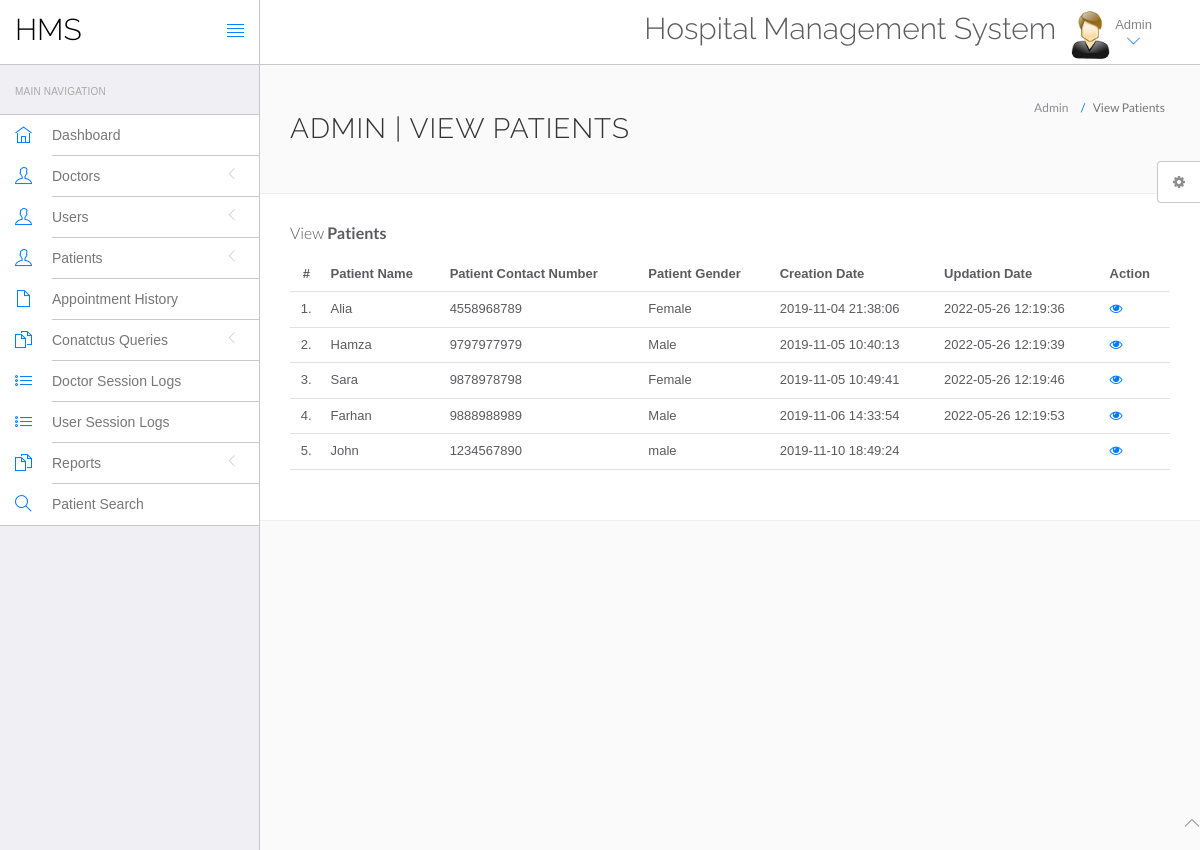
Screenshot of /hospital/hms/admin/manage-patient.php (signed in) with the database file from the repository.
### tables this page shows
CREATE TABLE `tblpatient` (
  `ID` int(10) NOT NULL,
  `Docid` int(10) DEFAULT NULL,
  `PatientName` varchar(200) DEFAULT NULL,
  `PatientContno` bigint(10) DEFAULT NULL,
  `PatientEmail` varchar(200) DEFAULT NULL,
  `PatientGender` varchar(50) DEFAULT NULL,
  `PatientAdd` mediumtext,
  `PatientAge` int(10) DEFAULT NULL,
  `PatientMedhis` mediumtext,
  `CreationDate` timestamp NULL DEFAULT CURRENT_TIMESTAMP,
  `UpdationDate` timestamp NULL DEFAULT NULL ON UPDATE CURRENT_TIMESTAMP
);

### hospital/hms/admin/manage-patient.php (the view, shortened to what this page needs)
<?php
include('include/config.php');
?>
<!DOCTYPE html>
<html lang="en">
	<head>
		<link rel="stylesheet" href="vendor/bootstrap/css/bootstrap.min.css">
		<link rel="stylesheet" href="vendor/fontawesome/css/font-awesome.min.css">
		<link rel="stylesheet" href="vendor/themify-icons/themify-icons.min.css">
		<link href="vendor/animate.css/animate.min.css" rel="stylesheet" media="screen">
		<link href="vendor/perfect-scrollbar/perfect-scrollbar.min.css" rel="stylesheet" media="screen">
		<link href="vendor/switchery/switchery.min.css" rel="stylesheet" media="screen">
		<link href="vendor/bootstrap-touchspin/jquery.bootstrap-touchspin.min.css" rel="stylesheet" media="screen">
		<link href="vendor/select2/select2.min.css" rel="stylesheet" media="screen">
		<link href="vendor/bootstrap-datepicker/bootstrap-datepicker3.standalone.min.css" rel="stylesheet" media="screen">
		<link href="vendor/bootstrap-timepicker/bootstrap-timepicker.min.css" rel="stylesheet" media="screen">
		<link rel="stylesheet" href="assets/css/styles.css">
		<link rel="stylesheet" href="assets/css/plugins.css">
		<link rel="stylesheet" href="assets/css/themes/theme-1.css" id="skin_color" />
	</head>
	<body>
		<div id="app">
<?php include('include/sidebar.php');?>
<div class="app-content">
<?php include('include/header.php');?>
<div class="main-content" >
<div class="wrap-content container" id="container">
<section id="page-title">
<div class="row">
<div class="col-sm-8">
<h1 class="mainTitle">Admin | View Patients</h1>
</div>
<ol class="breadcrumb">
<li>
<span>Admin</span>
</li>
<li class="active">
<span>View Patients</span>
</li>
</ol>
</div>
</section>
<div class="container-fluid container-fullw bg-white">
<div class="row">
<div class="col-md-12">
<h5 class="over-title margin-bottom-15">View <span class="text-bold">Patients</span></h5>
<table class="table table-hover" id="sample-table-1">
<thead>
<tr>
<th class="center">#</th>
<th>Patient Name</th>
<th>Patient Contact Number</th>
<th>Patient Gender </th>
<th>Creation Date </th>
<th>Updation Date </th>
<th>Action</th>
</tr>
</thead>
<tbody>
<?php
$sql=mysqli_query($con,"select * from tblpatient");
$cnt=1;
while($row=mysqli_fetch_array($sql))
{
?>
<tr>
<td class="center"><?php echo $cnt;?>.</td>
<td class="hidden-xs"><?php echo $row['PatientName'];?></td>
<td><?php echo $row['PatientContno'];?></td>
<td><?php echo $row['PatientGender'];?></td>
<td><?php echo $row['CreationDate'];?></td>
<td><?php echo $row['UpdationDate'];?>
</td>
<td>
<a href="view-patient.php?viewid=<?php echo $row['ID'];?>"><i class="fa fa-eye"></i></a>
</td>
</tr>
<?php
$cnt=$cnt+1;
 }?></tbody>
</table>
</div>
</div>
</div>
</div>
</div>
</div>
</div>
	<?php include('include/footer.php');?>
	<?php include('include/setting.php');?>
	</body>
</html>

### hospital/hms/admin/include/sidebar.php (shortened to what this page needs)
<div class="sidebar app-aside" id="sidebar">
				<div class="sidebar-container perfect-scrollbar">
<nav>
						<div class="navbar-title">
							<span>Main Navigation</span>
						</div>
						<ul class="main-navigation-menu">
							<li>
								<a href="dashboard.php">
									<div class="item-content">
										<div class="item-media">
											<i class="ti-home"></i>
										</div>
										<div class="item-inner">
											<span class="title"> Dashboard </span>
										</div>
									</div>
								</a>
							</li>
							<li>
								<a href="javascript:void(0)">
									<div class="item-content">
										<div class="item-media">
											<i class="ti-user"></i>
										</div>
										<div class="item-inner">
											<span class="title"> Doctors </span><i class="icon-arrow"></i>
										</div>
									</div>
								</a>
								</li>
				<li>
								<a href="javascript:void(0)">
									<div class="item-content">
										<div class="item-media">
											<i class="ti-user"></i>
										</div>
										<div class="item-inner">
											<span class="title"> Users </span><i class="icon-arrow"></i>
										</div>
									</div>
								</a>
								</li>
								<li>
								<a href="javascript:void(0)">
									<div class="item-content">
										<div class="item-media">
											<i class="ti-user"></i>
										</div>
										<div class="item-inner">
											<span class="title"> Patients </span><i class="icon-arrow"></i>
										</div>
									</div>
								</a>
								</li>
<li>
								<a href="appointment-history.php">
									<div class="item-content">
										<div class="item-media">
											<i class="ti-file"></i>
										</div>
										<div class="item-inner">
											<span class="title"> Appointment History </span>
										</div>
									</div>
								</a>
							</li>
				<li>
								<a href="javascript:void(0)">
									<div class="item-content">
										<div class="item-media">
											<i class="ti-files"></i>
										</div>
										<div class="item-inner">
											<span class="title"> Conatctus Queries </span><i class="icon-arrow"></i>
										</div>
									</div>
								</a>
								</li>
	<li>
								<a href="doctor-logs.php">
									<div class="item-content">
										<div class="item-media">
											<i class="ti-list"></i>
										</div>
										<div class="item-inner">
											<span class="title"> Doctor Session Logs </span>
										</div>
									</div>
								</a>
							</li>
							<li>
								<a href="user-logs.php">
									<div class="item-content">
										<div class="item-media">
											<i class="ti-list"></i>
										</div>
										<div class="item-inner">
											<span class="title"> User Session Logs </span>
										</div>
									</div>
								</a>
							</li>
				<li>
								<a href="javascript:void(0)">
									<div class="item-content">
										<div class="item-media">
											<i class="ti-files"></i>
										</div>
										<div class="item-inner">
											<span class="title"> Reports </span><i class="icon-arrow"></i>
										</div>
									</div>
								</a>
								<li>
								<a href="patient-search.php">
									<div class="item-content">
										<div class="item-media">
											<i class="ti-search"></i>
										</div>
										<div class="item-inner">
											<span class="title"> Patient Search </span>
										</div>
									</div>
								</a>
							</li>
								</li>
						</ul>
					</nav>
					</div>
			</div>

### hospital/hms/admin/include/header.php (shortened to what this page needs)
<header class="navbar navbar-default navbar-static-top">
					<div class="navbar-header">
						<a class="navbar-brand" href="#">
							<h2 style="padding-top:20%; color:#000 ">HMS</h2>
						</a>
						<a href="#" class="sidebar-toggler pull-right visible-md visible-lg" data-toggle-class="app-sidebar-closed" data-toggle-target="#app">
							<i class="ti-align-justify"></i>
						</a>
					</div>
					<div class="navbar-collapse collapse">
						<ul class="nav navbar-right">
								<li  style="padding-top:2% ">
								<h2>Hospital Management System</h2>
							</li>
							<li class="dropdown current-user">
								<a href class="dropdown-toggle" data-toggle="dropdown">
									<img src="assets/images/images.jpg" > <span class="username">
			Admin
									<i class="ti-angle-down"></i></i></span>
								</a>
							</li>
						</ul>
					</div>
				</header>

### hospital/hms/admin/include/footer.php
<footer>
				<div class="footer-inner">
					<div class="pull-left">
						&copy; <span class="current-year"></span><span class="text-bold text-uppercase"> HMS</span>. <span>All rights reserved</span>
					</div>
					<div class="pull-right">
						<span class="go-top"><i class="ti-angle-up"></i></span>
					</div>
				</div>
			</footer>

### hospital/hms/admin/include/setting.php (shortened to what this page needs)
<div class="settings panel panel-default hidden-xs hidden-sm" id="settings">
				<button ct-toggle="toggle" data-toggle-class="active" data-toggle-target="#settings" class="btn btn-default">
					<i class="fa fa-spin fa-gear"></i>
				</button>
			</div>

### hospital/hms/admin/assets/css/plugins.css (style rules this page uses)
.perfect-scrollbar { overflow-y: hidden !important; }

### hospital/hms/admin/assets/css/themes/theme-1.css (style rules this page uses)
body { background: #FAFAFA; }
header .navbar-header { background: #ffffff !important; border-right-color: #c8c7cc !important; border-bottom-color: #c8c7cc !important; }
header .navbar-header .sidebar-toggler, header .navbar-header .sidebar-mobile-toggler { color: #007aff !important; }
header .navbar-header .navbar-brand { color: #777 !important; }
header .navbar-collapse { background: #ffffff !important; border-bottom-color: #c8c7cc !important; box-shadow: none !important; }
header .navbar-collapse .navbar-right > li > a { color: #777; }
header .navbar-collapse .navbar-right > li > a i { color: #007aff !important; }
#sidebar { background: #EFEFF4 !important; }
#sidebar:before { border-right-width: "1px" !important; border-right-style: solid; border-right-color: #c8c7cc !important; }
#sidebar nav { border-right-width: "1px" !important; border-right-style: solid; border-right-color: #c8c7cc !important; }
#sidebar nav .navbar-title { color: #aaaaaa; }
#sidebar nav > ul { background: #ffffff !important; border-bottom-color: #c8c7cc !important; border-top-color: #c8c7cc !important; }
#sidebar nav > ul > li > a .item-media > i { color: #007aff !important; }
#sidebar nav > ul > li > a .item-inner { color: #777 !important; border-bottom-color: #c8c7cc; }

### rows the page displays
tblpatient: PatientName "Alia", PatientContno "4558968789", PatientGender "Female", CreationDate "2019-11-04 21:38:06", UpdationDate "2022-05-26 12:19:36"
tblpatient: PatientName "Hamza", PatientContno "9797977979", PatientGender "Male", CreationDate "2019-11-05 10:40:13", UpdationDate "2022-05-26 12:19:39"
tblpatient: PatientName "Sara", PatientContno "9878978798", PatientGender "Female", CreationDate "2019-11-05 10:49:41", UpdationDate "2022-05-26 12:19:46"
tblpatient: PatientName "Farhan", PatientContno "9888988989", PatientGender "Male", CreationDate "2019-11-06 14:33:54", UpdationDate "2022-05-26 12:19:53"
tblpatient: PatientName "John", PatientContno "1234567890", PatientGender "male", CreationDate "2019-11-10 18:49:24"
